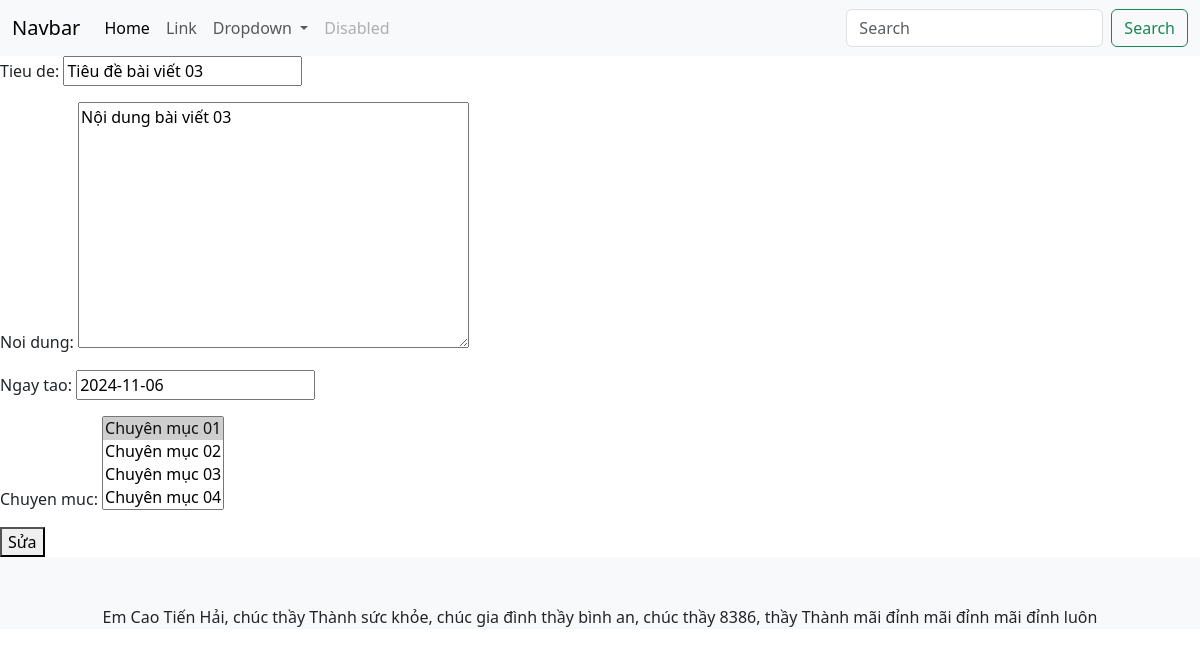
Before: /suabaiviet/3/ with the older database file.
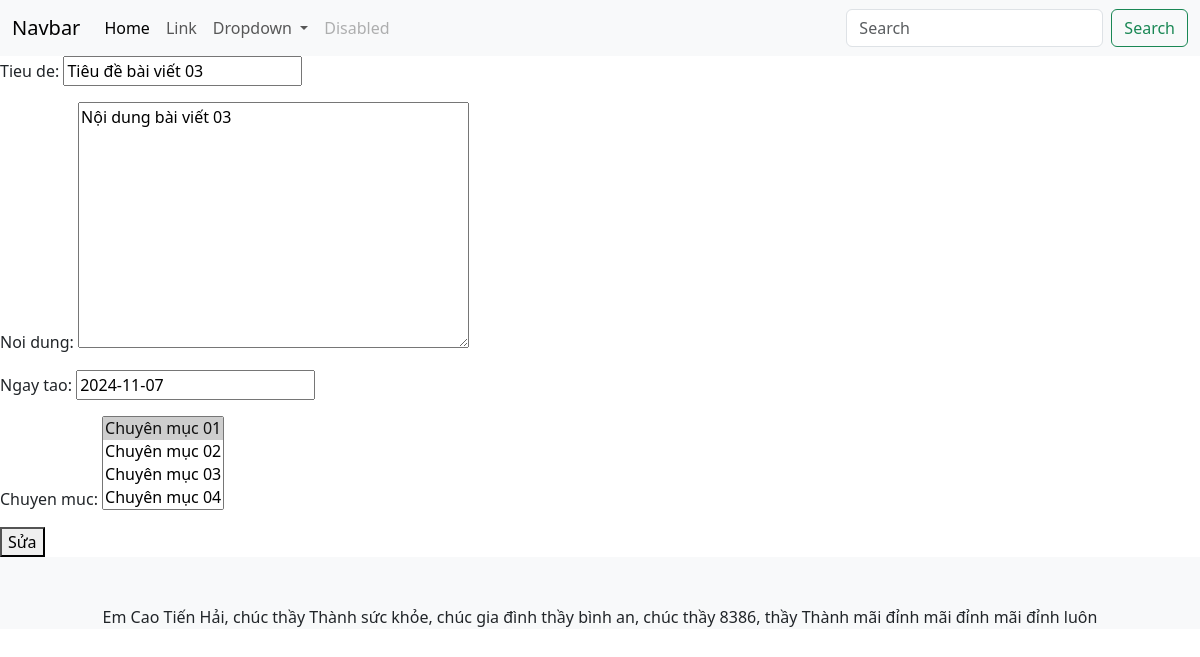
After: the same page with the newer database file.
### qlbaiviet/models.py (models this page shows, shortened)
class BaiViet(models.Model):
  tieu_de = models.CharField(max_length=250)
  noi_dung = models.TextField(blank=True)
  ngay_tao = models.DateField()
  nguoi_tao = models.ForeignKey(User, on_delete=models.CASCADE)
  chuyen_muc = models.ManyToManyField(ChuyenMuc, through='BaiVietChuyenMuc')

### qlbaiviet/views.py (the view, shortened to what this page needs)
# urls.py: path('suabaiviet/<int:idbaiviet>/', suabaiviet),
def suabaiviet(request, idbaiviet=None):
  if idbaiviet:
    bai_viet = get_object_or_404(BaiViet, id=idbaiviet)
    title = 'SỬA BÀI VIẾT'
    button = 'Sửa'
  else:
    bai_viet = None
    title ='TẠO BÀI VIẾT'
    button = 'Tạo'
  form = BaiVietForm(instance=bai_viet)
  return render(request, 'suabaiviet.html', {'form': form, 'title': title, 'button': button})

### qlbaiviet/forms.py
class BaiVietForm(forms.ModelForm):
  class Meta:
    model = BaiViet
    exclude = ('nguoi_tao',)

### qlbaiviet/models.py (called while the page is built)
  def __str__(self):
    return self.ten

### qlbaiviet/templates/suabaiviet.html (shortened to what this page needs)
{% extends 'index.html' %}
{% block content %}
  <form method="post">
    {{ form.as_p }}
    <button>{{ button }}</button>
  </form>
{% endblock %}

Changed rows visible on the page:
changed BaiViet "Tiêu đề bài viết 03": ngay_tao "2024-11-06" → "2024-11-07"
